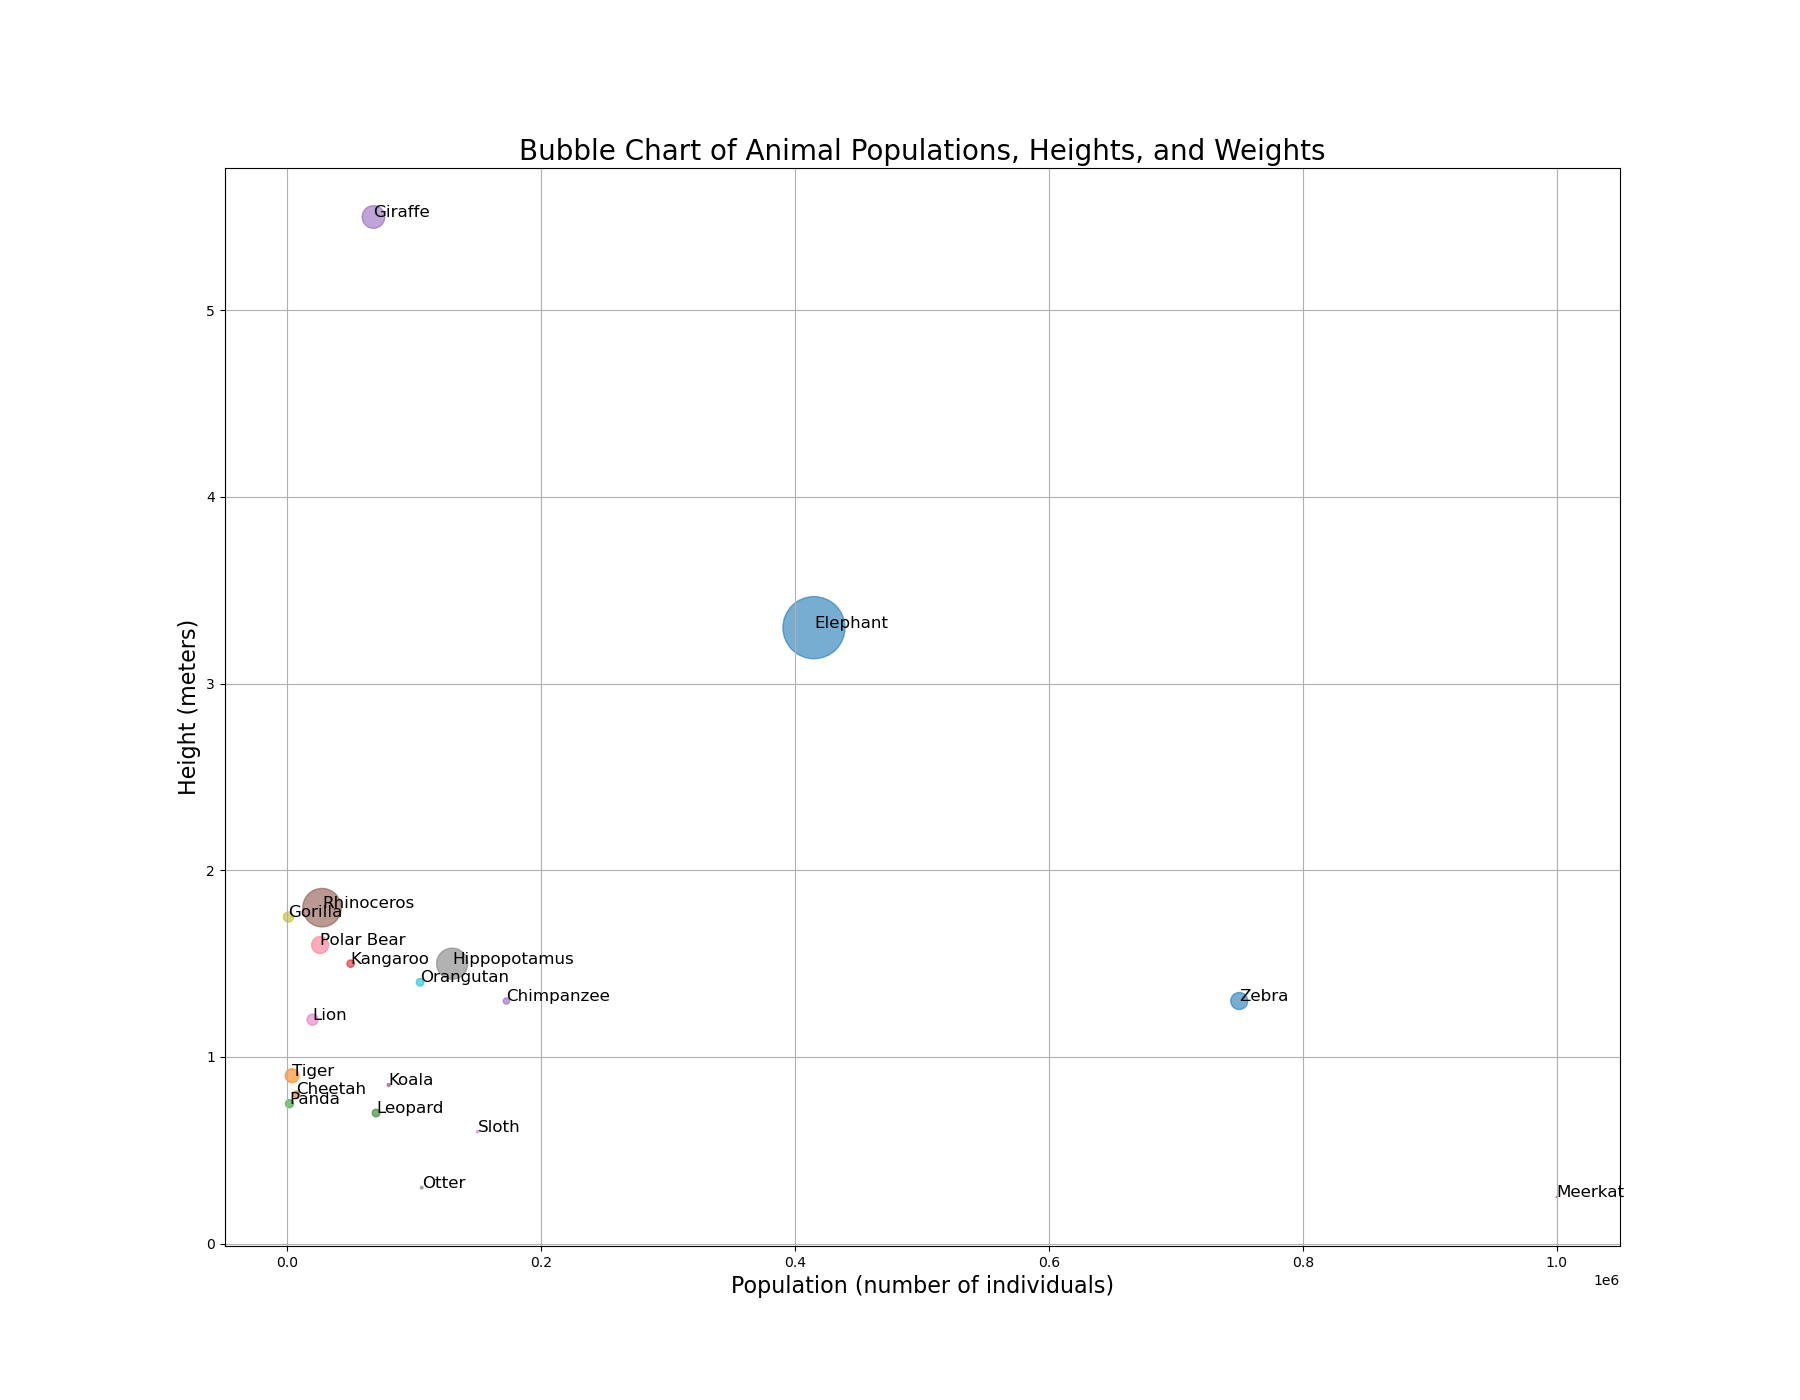

Write Python code to recreate this figure.

import matplotlib.pyplot as plt

# Data
species = ['Elephant', 'Tiger', 'Panda', 'Kangaroo', 'Giraffe', 
           'Rhinoceros', 'Lion', 'Hippopotamus', 'Gorilla', 'Orangutan', 
           'Zebra', 'Polar Bear', 'Leopard', 'Cheetah', 'Chimpanzee', 
           'Koala', 'Sloth', 'Otter', 'Meerkat']
population = [415000, 3900, 1864, 50000, 68000, 
              27500, 20000, 130000, 1000, 104700, 
              750000, 26000, 70000, 7100, 172700, 
              80000, 150000, 106000, 1000000]  # in numbers
height = [3.3, 0.9, 0.75, 1.5, 5.5, 
          1.8, 1.2, 1.5, 1.75, 1.4, 
          1.3, 1.6, 0.7, 0.8, 1.3, 
          0.85, 0.6, 0.3, 0.25]  # in meters
weight = [6000, 300, 100, 85, 800, 
          2300, 190, 1500, 160, 90, 
          450, 450, 90, 72, 60, 
          15, 8, 12, 1]  # in kg

# Color for each species
colors = ['#1f77b4', '#ff7f0e', '#2ca02c', '#d62728', '#9467bd', 
          '#8c564b', '#e377c2', '#7f7f7f', '#bcbd22', '#17becf', 
          '#1f78b4', '#ff7790', '#2c7a2c', '#d68228', '#9462bd', 
          '#8c567b', '#e377c3', '#7f8f7f', '#bc1d22']

# Using weight as the size of the bubble
sizes = [w / max(weight) * 2000 for w in weight]

# Set up the figure size
plt.figure(figsize=(18, 14))

# Scatter plot
plt.scatter(population, height, s=sizes, c=colors, alpha=0.6)

# Labels and Title
plt.title('Bubble Chart of Animal Populations, Heights, and Weights', fontsize=20)
plt.xlabel('Population (number of individuals)', fontsize=16)
plt.ylabel('Height (meters)', fontsize=16)

# Add species names to the bubbles
for i, specie in enumerate(species):
    plt.annotate(specie, (population[i], height[i]), fontsize=12)

# Show grid
plt.grid(True)

# Show the plot
plt.show()
